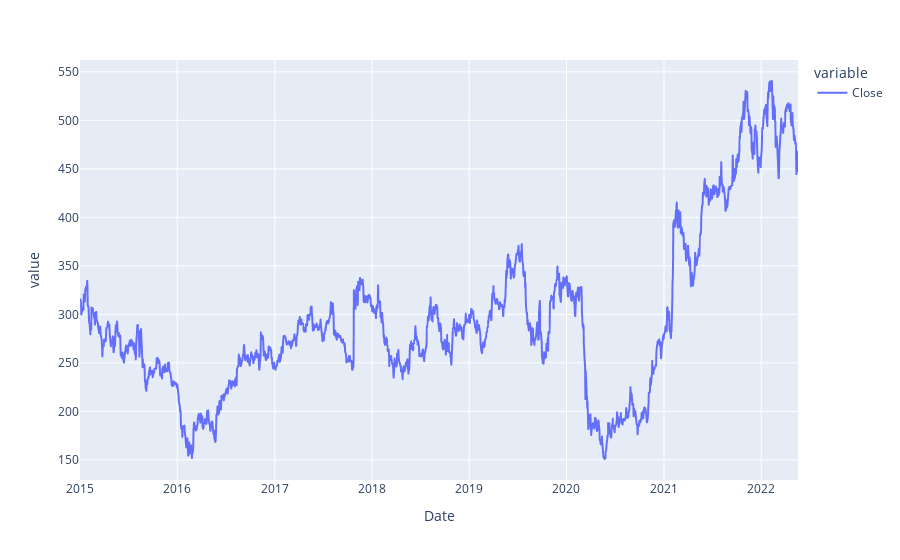

The notebook cell this image was saved under:
### Code cell
px.line(df)

### Figure 1 — Plotly figure (JSON) as saved in the notebook; plotly's stock layout.template omitted (floating-point values rounded to 4 significant figures; data arrays with more than 128 entries replaced by an {"elided": "..."} marker saying what was removed)
{"data": [{"hovertemplate": "variable=Close<br>Date=%{x}<br>value=%{y}<extra></extra>", "legendgroup": "Close", "line": {"color": "#636efa", "dash": "solid"}, "marker": {"symbol": "circle"}, "mode": "lines", "name": "Close", "showlegend": true, "type": "scattergl", "x": {"elided": "1827 str values"}, "xaxis": "x", "y": {"elided": "1827 float values"}, "yaxis": "y"}], "layout": {"legend": {"title": {"text": "variable"}, "tracegroupgap": 0}, "margin": {"t": 60}, "xaxis": {"anchor": "y", "domain": [0, 1], "title": {"text": "Date"}}, "yaxis": {"anchor": "x", "domain": [0, 1], "title": {"text": "value"}}}}
